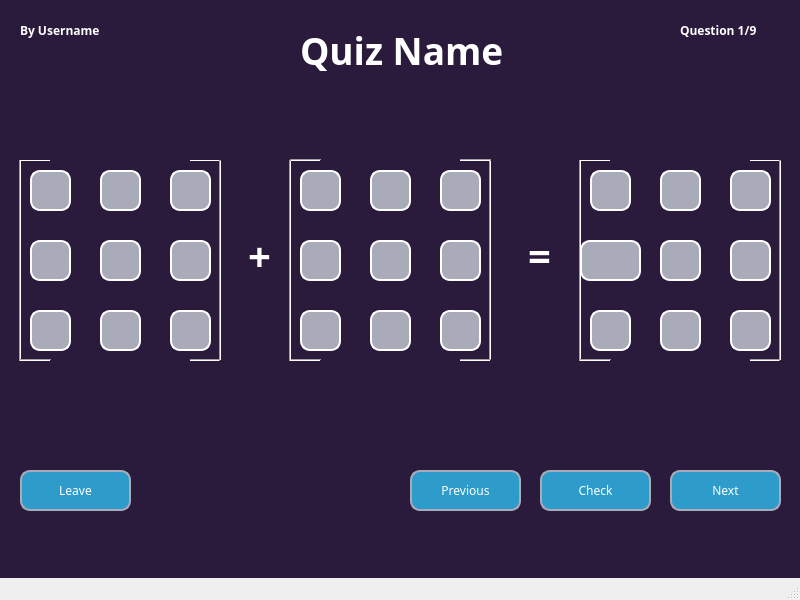
<?xml version="1.0" encoding="UTF-8"?>
<ui version="4.0">
 <class>MainWindow</class>
 <widget class="QMainWindow" name="MainWindow">
  <property name="geometry">
   <rect>
    <x>0</x>
    <y>0</y>
    <width>800</width>
    <height>600</height>
   </rect>
  </property>
  <property name="font">
   <font>
    <family>Sans SemiBold</family>
    <weight>50</weight>
    <italic>false</italic>
    <bold>false</bold>
    <underline>false</underline>
   </font>
  </property>
  <property name="windowTitle">
   <string>MainWindow</string>
  </property>
  <property name="styleSheet">
   <string notr="true">*{
	font: Open Sans SemiBold;
	font-color: white;
}


QPushButton{
    background-color: #2e9cca;
    border-style: solid;
    border-width: 2px;
    border-radius: 10px;
    border-color: #aaabb8;
	color: white;
}

QPushButton:pressed {
	border-width: 5px;
	border-color: white;
	
}

QPushButton:hover{
	background-color: #2964BA;
}

QPushButton:disabled{
	background-color: #464866
}

#centralwidget{
	background: #2A1B3D;
}

QLineEdit{
	background-color: #aaabb8;
	border-style: solid;
	border-width: 2px;
	border-radius: 10px;
	border-color: white;
	selection-background-color: dark grey;
	color: black;
	padding: 2px;
    font: bold;
	font-size: 16px;
	alignment: centre;

}

QLabel{
	color: white;
	font: bold;

}

QTableWidget{
	background-color: #464866;
	color: white;
	selection-background-color: #2964BA;
	border-color: #aaabb8;
	border-style: solid;
	border-width: 1px;
	border-radius: 15px;
	gridline-color: #aaabb8;
}

QRadioButton{
	color: white;
}

QComboBox{
	background: #464866;
	color: white;
	border-color: #aaabb8;
	border-style: solid;
	border-width: 3px;
	border-radius: 10px;
}

QComboBox:hover{
	background: #2964BA
}



</string>
  </property>
  <widget class="QWidget" name="centralwidget">
   <widget class="QPushButton" name="q_next_question">
    <property name="geometry">
     <rect>
      <x>670</x>
      <y>470</y>
      <width>111</width>
      <height>41</height>
     </rect>
    </property>
    <property name="text">
     <string>Next</string>
    </property>
   </widget>
   <widget class="QPushButton" name="q_leave">
    <property name="geometry">
     <rect>
      <x>20</x>
      <y>470</y>
      <width>111</width>
      <height>41</height>
     </rect>
    </property>
    <property name="text">
     <string>Leave</string>
    </property>
   </widget>
   <widget class="QPushButton" name="q_previous_question">
    <property name="geometry">
     <rect>
      <x>410</x>
      <y>470</y>
      <width>111</width>
      <height>41</height>
     </rect>
    </property>
    <property name="text">
     <string>Previous</string>
    </property>
   </widget>
   <widget class="QWidget" name="q_left_matrix" native="true">
    <property name="geometry">
     <rect>
      <x>-20</x>
      <y>160</y>
      <width>271</width>
      <height>201</height>
     </rect>
    </property>
    <widget class="QLineEdit" name="q5">
     <property name="geometry">
      <rect>
       <x>120</x>
       <y>80</y>
       <width>41</width>
       <height>41</height>
      </rect>
     </property>
    </widget>
    <widget class="QLineEdit" name="q2">
     <property name="geometry">
      <rect>
       <x>120</x>
       <y>10</y>
       <width>41</width>
       <height>41</height>
      </rect>
     </property>
    </widget>
    <widget class="QLineEdit" name="q7">
     <property name="geometry">
      <rect>
       <x>50</x>
       <y>150</y>
       <width>41</width>
       <height>41</height>
      </rect>
     </property>
    </widget>
    <widget class="QLineEdit" name="q3">
     <property name="geometry">
      <rect>
       <x>190</x>
       <y>10</y>
       <width>41</width>
       <height>41</height>
      </rect>
     </property>
    </widget>
    <widget class="Line" name="l2">
     <property name="geometry">
      <rect>
       <x>30</x>
       <y>0</y>
       <width>21</width>
       <height>201</height>
      </rect>
     </property>
     <property name="orientation">
      <enum>Qt::Vertical</enum>
     </property>
    </widget>
    <widget class="Line" name="l3">
     <property name="geometry">
      <rect>
       <x>40</x>
       <y>190</y>
       <width>31</width>
       <height>21</height>
      </rect>
     </property>
     <property name="orientation">
      <enum>Qt::Horizontal</enum>
     </property>
    </widget>
    <widget class="Line" name="l4">
     <property name="geometry">
      <rect>
       <x>210</x>
       <y>-10</y>
       <width>31</width>
       <height>21</height>
      </rect>
     </property>
     <property name="orientation">
      <enum>Qt::Horizontal</enum>
     </property>
    </widget>
    <widget class="QLineEdit" name="q8">
     <property name="geometry">
      <rect>
       <x>120</x>
       <y>150</y>
       <width>41</width>
       <height>41</height>
      </rect>
     </property>
    </widget>
    <widget class="Line" name="l6">
     <property name="geometry">
      <rect>
       <x>210</x>
       <y>190</y>
       <width>31</width>
       <height>21</height>
      </rect>
     </property>
     <property name="orientation">
      <enum>Qt::Horizontal</enum>
     </property>
    </widget>
    <widget class="Line" name="l5">
     <property name="geometry">
      <rect>
       <x>230</x>
       <y>0</y>
       <width>20</width>
       <height>201</height>
      </rect>
     </property>
     <property name="orientation">
      <enum>Qt::Vertical</enum>
     </property>
    </widget>
    <widget class="QLineEdit" name="q1">
     <property name="geometry">
      <rect>
       <x>50</x>
       <y>10</y>
       <width>41</width>
       <height>41</height>
      </rect>
     </property>
    </widget>
    <widget class="Line" name="l1">
     <property name="geometry">
      <rect>
       <x>40</x>
       <y>-10</y>
       <width>31</width>
       <height>21</height>
      </rect>
     </property>
     <property name="orientation">
      <enum>Qt::Horizontal</enum>
     </property>
    </widget>
    <widget class="QLineEdit" name="q6">
     <property name="geometry">
      <rect>
       <x>190</x>
       <y>80</y>
       <width>41</width>
       <height>41</height>
      </rect>
     </property>
    </widget>
    <widget class="QLineEdit" name="q4">
     <property name="geometry">
      <rect>
       <x>50</x>
       <y>80</y>
       <width>41</width>
       <height>41</height>
      </rect>
     </property>
    </widget>
    <widget class="QLineEdit" name="q9">
     <property name="geometry">
      <rect>
       <x>190</x>
       <y>150</y>
       <width>41</width>
       <height>41</height>
      </rect>
     </property>
    </widget>
   </widget>
   <widget class="QPushButton" name="q_check_correct">
    <property name="geometry">
     <rect>
      <x>540</x>
      <y>470</y>
      <width>111</width>
      <height>41</height>
     </rect>
    </property>
    <property name="text">
     <string>Check</string>
    </property>
   </widget>
   <widget class="QLabel" name="q_quiz_name">
    <property name="geometry">
     <rect>
      <x>300</x>
      <y>20</y>
      <width>211</width>
      <height>61</height>
     </rect>
    </property>
    <property name="font">
     <font>
      <family>Sans SemiBold</family>
      <pointsize>28</pointsize>
      <weight>75</weight>
      <italic>false</italic>
      <bold>true</bold>
      <underline>false</underline>
     </font>
    </property>
    <property name="text">
     <string>Quiz Name</string>
    </property>
   </widget>
   <widget class="QWidget" name="q_right_matrix" native="true">
    <property name="geometry">
     <rect>
      <x>190</x>
      <y>140</y>
      <width>321</width>
      <height>231</height>
     </rect>
    </property>
    <widget class="Line" name="line_18">
     <property name="geometry">
      <rect>
       <x>290</x>
       <y>20</y>
       <width>20</width>
       <height>201</height>
      </rect>
     </property>
     <property name="orientation">
      <enum>Qt::Vertical</enum>
     </property>
    </widget>
    <widget class="QLineEdit" name="q15">
     <property name="geometry">
      <rect>
       <x>250</x>
       <y>100</y>
       <width>41</width>
       <height>41</height>
      </rect>
     </property>
    </widget>
    <widget class="QLineEdit" name="q17">
     <property name="geometry">
      <rect>
       <x>180</x>
       <y>170</y>
       <width>41</width>
       <height>41</height>
      </rect>
     </property>
    </widget>
    <widget class="QLineEdit" name="q14">
     <property name="geometry">
      <rect>
       <x>180</x>
       <y>100</y>
       <width>41</width>
       <height>41</height>
      </rect>
     </property>
    </widget>
    <widget class="QLineEdit" name="q18">
     <property name="geometry">
      <rect>
       <x>250</x>
       <y>170</y>
       <width>41</width>
       <height>41</height>
      </rect>
     </property>
    </widget>
    <widget class="QLineEdit" name="q16">
     <property name="geometry">
      <rect>
       <x>110</x>
       <y>170</y>
       <width>41</width>
       <height>41</height>
      </rect>
     </property>
    </widget>
    <widget class="Line" name="line_17">
     <property name="geometry">
      <rect>
       <x>270</x>
       <y>210</y>
       <width>31</width>
       <height>21</height>
      </rect>
     </property>
     <property name="orientation">
      <enum>Qt::Horizontal</enum>
     </property>
    </widget>
    <widget class="Line" name="line_13">
     <property name="geometry">
      <rect>
       <x>100</x>
       <y>10</y>
       <width>31</width>
       <height>21</height>
      </rect>
     </property>
     <property name="orientation">
      <enum>Qt::Horizontal</enum>
     </property>
    </widget>
    <widget class="QLineEdit" name="q12">
     <property name="geometry">
      <rect>
       <x>250</x>
       <y>30</y>
       <width>41</width>
       <height>41</height>
      </rect>
     </property>
    </widget>
    <widget class="QLineEdit" name="q13">
     <property name="geometry">
      <rect>
       <x>110</x>
       <y>100</y>
       <width>41</width>
       <height>41</height>
      </rect>
     </property>
    </widget>
    <widget class="Line" name="line_14">
     <property name="geometry">
      <rect>
       <x>270</x>
       <y>10</y>
       <width>31</width>
       <height>21</height>
      </rect>
     </property>
     <property name="orientation">
      <enum>Qt::Horizontal</enum>
     </property>
    </widget>
    <widget class="QLineEdit" name="q11">
     <property name="geometry">
      <rect>
       <x>180</x>
       <y>30</y>
       <width>41</width>
       <height>41</height>
      </rect>
     </property>
    </widget>
    <widget class="QLineEdit" name="q10">
     <property name="geometry">
      <rect>
       <x>110</x>
       <y>30</y>
       <width>41</width>
       <height>41</height>
      </rect>
     </property>
    </widget>
    <widget class="Line" name="line_15">
     <property name="geometry">
      <rect>
       <x>100</x>
       <y>210</y>
       <width>31</width>
       <height>21</height>
      </rect>
     </property>
     <property name="orientation">
      <enum>Qt::Horizontal</enum>
     </property>
    </widget>
    <widget class="Line" name="line_16">
     <property name="geometry">
      <rect>
       <x>90</x>
       <y>20</y>
       <width>21</width>
       <height>201</height>
      </rect>
     </property>
     <property name="orientation">
      <enum>Qt::Vertical</enum>
     </property>
    </widget>
   </widget>
   <widget class="QLabel" name="q_question_number">
    <property name="geometry">
     <rect>
      <x>680</x>
      <y>20</y>
      <width>91</width>
      <height>21</height>
     </rect>
    </property>
    <property name="text">
     <string>Question 1/9</string>
    </property>
   </widget>
   <widget class="QLabel" name="q_by_username">
    <property name="geometry">
     <rect>
      <x>20</x>
      <y>20</y>
      <width>91</width>
      <height>21</height>
     </rect>
    </property>
    <property name="text">
     <string>By Username</string>
    </property>
   </widget>
   <widget class="QLabel" name="q_operator_label">
    <property name="geometry">
     <rect>
      <x>100</x>
      <y>230</y>
      <width>171</width>
      <height>51</height>
     </rect>
    </property>
    <property name="font">
     <font>
      <family>Sans SemiBold</family>
      <pointsize>-1</pointsize>
      <weight>75</weight>
      <italic>false</italic>
      <bold>true</bold>
     </font>
    </property>
    <property name="styleSheet">
     <string notr="true">QLabel {
	font-size: 40px;
}</string>
    </property>
    <property name="text">
     <string>+</string>
    </property>
    <property name="alignment">
     <set>Qt::AlignRight|Qt::AlignTrailing|Qt::AlignVCenter</set>
    </property>
   </widget>
   <widget class="QLabel" name="q_equals">
    <property name="geometry">
     <rect>
      <x>380</x>
      <y>230</y>
      <width>171</width>
      <height>51</height>
     </rect>
    </property>
    <property name="font">
     <font>
      <family>Sans SemiBold</family>
      <pointsize>-1</pointsize>
      <weight>75</weight>
      <italic>false</italic>
      <bold>true</bold>
     </font>
    </property>
    <property name="styleSheet">
     <string notr="true">QLabel {
	font-size: 40px;
}</string>
    </property>
    <property name="text">
     <string>=</string>
    </property>
    <property name="alignment">
     <set>Qt::AlignRight|Qt::AlignTrailing|Qt::AlignVCenter</set>
    </property>
   </widget>
   <widget class="QWidget" name="q_answer_matrix" native="true">
    <property name="geometry">
     <rect>
      <x>540</x>
      <y>160</y>
      <width>271</width>
      <height>201</height>
     </rect>
    </property>
    <widget class="QLineEdit" name="q23">
     <property name="geometry">
      <rect>
       <x>120</x>
       <y>80</y>
       <width>41</width>
       <height>41</height>
      </rect>
     </property>
    </widget>
    <widget class="QLineEdit" name="q20">
     <property name="geometry">
      <rect>
       <x>120</x>
       <y>10</y>
       <width>41</width>
       <height>41</height>
      </rect>
     </property>
    </widget>
    <widget class="QLineEdit" name="q25">
     <property name="geometry">
      <rect>
       <x>50</x>
       <y>150</y>
       <width>41</width>
       <height>41</height>
      </rect>
     </property>
    </widget>
    <widget class="QLineEdit" name="q21">
     <property name="geometry">
      <rect>
       <x>190</x>
       <y>10</y>
       <width>41</width>
       <height>41</height>
      </rect>
     </property>
    </widget>
    <widget class="Line" name="l2_2">
     <property name="geometry">
      <rect>
       <x>30</x>
       <y>0</y>
       <width>21</width>
       <height>201</height>
      </rect>
     </property>
     <property name="orientation">
      <enum>Qt::Vertical</enum>
     </property>
    </widget>
    <widget class="Line" name="l3_2">
     <property name="geometry">
      <rect>
       <x>40</x>
       <y>190</y>
       <width>31</width>
       <height>21</height>
      </rect>
     </property>
     <property name="orientation">
      <enum>Qt::Horizontal</enum>
     </property>
    </widget>
    <widget class="Line" name="l4_2">
     <property name="geometry">
      <rect>
       <x>210</x>
       <y>-10</y>
       <width>31</width>
       <height>21</height>
      </rect>
     </property>
     <property name="orientation">
      <enum>Qt::Horizontal</enum>
     </property>
    </widget>
    <widget class="QLineEdit" name="q26">
     <property name="geometry">
      <rect>
       <x>120</x>
       <y>150</y>
       <width>41</width>
       <height>41</height>
      </rect>
     </property>
    </widget>
    <widget class="Line" name="l6_2">
     <property name="geometry">
      <rect>
       <x>210</x>
       <y>190</y>
       <width>31</width>
       <height>21</height>
      </rect>
     </property>
     <property name="orientation">
      <enum>Qt::Horizontal</enum>
     </property>
    </widget>
    <widget class="Line" name="l5_2">
     <property name="geometry">
      <rect>
       <x>230</x>
       <y>0</y>
       <width>20</width>
       <height>201</height>
      </rect>
     </property>
     <property name="orientation">
      <enum>Qt::Vertical</enum>
     </property>
    </widget>
    <widget class="QLineEdit" name="q19">
     <property name="geometry">
      <rect>
       <x>50</x>
       <y>10</y>
       <width>41</width>
       <height>41</height>
      </rect>
     </property>
    </widget>
    <widget class="Line" name="l1_2">
     <property name="geometry">
      <rect>
       <x>40</x>
       <y>-10</y>
       <width>31</width>
       <height>21</height>
      </rect>
     </property>
     <property name="orientation">
      <enum>Qt::Horizontal</enum>
     </property>
    </widget>
    <widget class="QLineEdit" name="q24">
     <property name="geometry">
      <rect>
       <x>190</x>
       <y>80</y>
       <width>41</width>
       <height>41</height>
      </rect>
     </property>
    </widget>
    <widget class="QLineEdit" name="q22">
     <property name="geometry">
      <rect>
       <x>50</x>
       <y>80</y>
       <width>41</width>
       <height>41</height>
      </rect>
     </property>
    </widget>
    <widget class="QLineEdit" name="q27">
     <property name="geometry">
      <rect>
       <x>190</x>
       <y>150</y>
       <width>41</width>
       <height>41</height>
      </rect>
     </property>
    </widget>
   </widget>
   <widget class="QLineEdit" name="q_single_answer">
    <property name="geometry">
     <rect>
      <x>580</x>
      <y>240</y>
      <width>61</width>
      <height>41</height>
     </rect>
    </property>
   </widget>
  </widget>
  <widget class="QMenuBar" name="menubar">
   <property name="geometry">
    <rect>
     <x>0</x>
     <y>0</y>
     <width>800</width>
     <height>20</height>
    </rect>
   </property>
  </widget>
  <widget class="QStatusBar" name="statusbar"/>
 </widget>
 <resources/>
 <connections/>
</ui>
